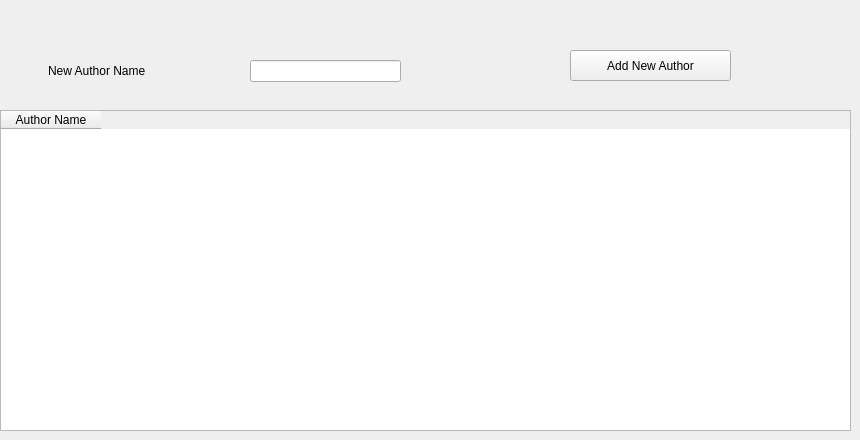
      <widget class="QWidget" name="tab_16">
       <attribute name="title">
        <string>Author</string>
       </attribute>
       <widget class="QLabel" name="label_45">
        <property name="geometry">
         <rect>
          <x>48</x>
          <y>60</y>
          <width>171</width>
          <height>21</height>
         </rect>
        </property>
        <property name="text">
         <string>New Author Name</string>
        </property>
       </widget>
       <widget class="QLineEdit" name="lineEdit_32">
        <property name="geometry">
         <rect>
          <x>250</x>
          <y>60</y>
          <width>151</width>
          <height>22</height>
         </rect>
        </property>
       </widget>
       <widget class="QTableWidget" name="tableWidget_3">
        <property name="geometry">
         <rect>
          <x>0</x>
          <y>110</y>
          <width>851</width>
          <height>321</height>
         </rect>
        </property>
        <column>
         <property name="text">
          <string>Author Name</string>
         </property>
        </column>
       </widget>
       <widget class="QPushButton" name="pushButton_20">
        <property name="geometry">
         <rect>
          <x>570</x>
          <y>50</y>
          <width>161</width>
          <height>31</height>
         </rect>
        </property>
        <property name="text">
         <string>Add New Author</string>
        </property>
       </widget>
      </widget>
